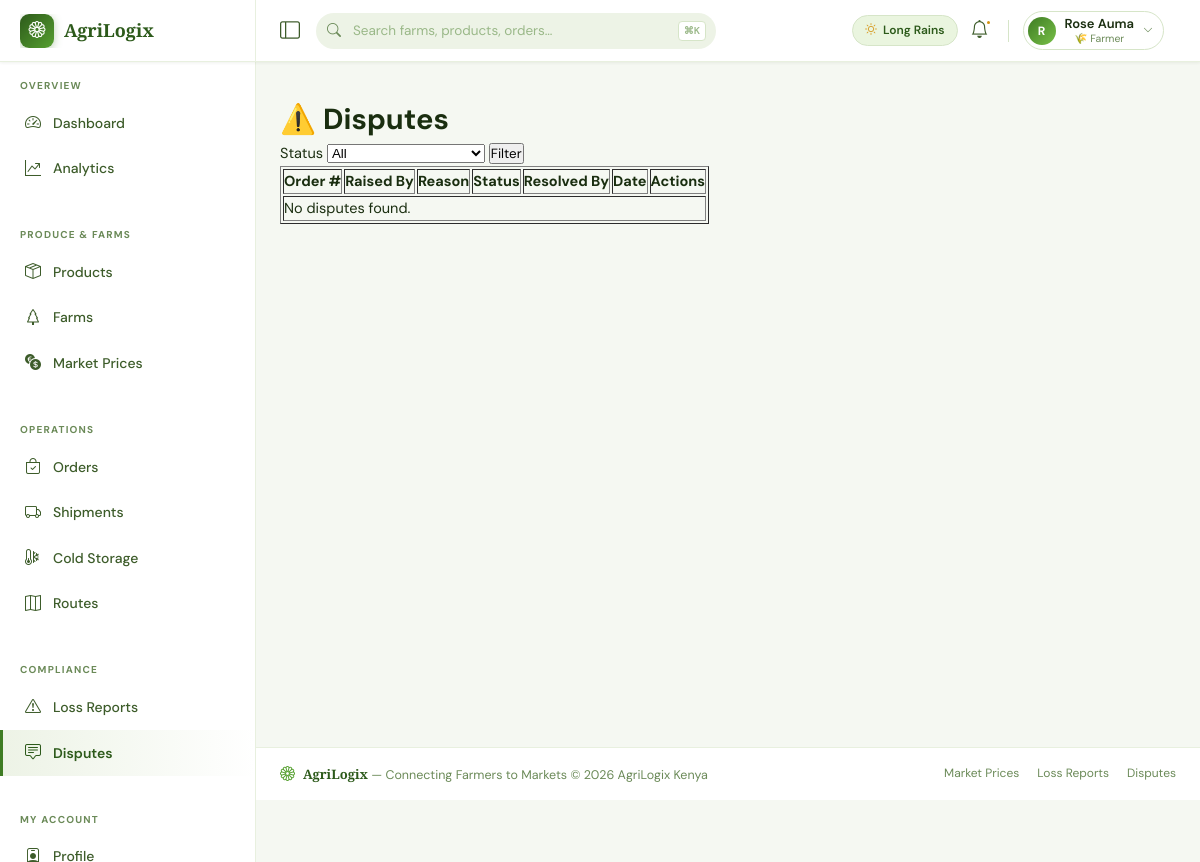
The page /disputes/ (signed in) on the database its author committed.
### web_app/models.py (models this page shows, shortened)
class User(AbstractUser):
    ROLE_CHOICES = [
        ('farmer', '🌾 Farmer'),
        ('buyer', '🏪 Buyer / Market'),
        ('driver', '🚛 Logistics Driver'),
        ('cold_storage', '❄️ Cold Storage Operator'),
        ('admin', '⚙️ Platform Admin'),
    ]
    role = models.CharField(max_length=20, choices=ROLE_CHOICES, default='buyer')
    phone = models.CharField(max_length=20, unique=True, null=True, blank=True)
    profile_photo = models.ImageField(upload_to='profiles/', null=True, blank=True)
    location = models.CharField(max_length=255, blank=True)
    latitude = models.DecimalField(max_digits=9, decimal_places=6, null=True, blank=True)
    longitude = models.DecimalField(max_digits=9, decimal_places=6, null=True, blank=True)
    is_verified = models.BooleanField(default=False)
    rating = models.DecimalField(max_digits=3, decimal_places=2, default=0.00)
    total_transactions = models.PositiveIntegerField(default=0)
    created_at = models.DateTimeField(auto_now_add=True)
    updated_at = models.DateTimeField(auto_now=True)
    class Meta:
        verbose_name = "User"
        verbose_name_plural = "Users"

### web_app/views.py (the view)
# urls.py: path('disputes/', views.dispute_list_view, name='dispute_list'),
@login_required
def dispute_list_view(request):
    if request.user.role == 'admin':
        disputes = Dispute.objects.all()
    else:
        disputes = Dispute.objects.filter(
            Q(raised_by=request.user) |
            Q(order__buyer=request.user) |
            Q(order__farmer=request.user)
        )
    status_filter = request.GET.get('status')
    if status_filter:
        disputes = disputes.filter(status=status_filter)
    return render(request, 'disputes/list.html', {
        'disputes': disputes.select_related('order', 'raised_by').order_by('-created_at'),
        'status_choices': Dispute.STATUS,
    })

### templates/disputes/list.html (shortened to what this page needs)
{% extends 'base.html' %}
{% block content %}
<h1>⚠️ Disputes</h1>
<form method="get">
    <label>Status
        <select name="status">
            <option value="">All</option>
        </select>
    </label>
    <button type="submit">Filter</button>
</form>
<table border="1">
    <thead>
        <tr>
            <th>Order #</th><th>Raised By</th><th>Reason</th><th>Status</th>
            <th>Resolved By</th><th>Date</th><th>Actions</th>
        </tr>
    </thead>
    <tbody>
        {% for dispute in disputes %}
        <tr>
            <td><a href="{% url 'order_detail' dispute.order.pk %}">{{ dispute.order.order_number }}</a></td>
            <td>{{ dispute.raised_by.get_full_name }}</td>
            <td>{{ dispute.get_reason_display }}</td>
            <td>{{ dispute.get_status_display }}</td>
            <td>{{ dispute.resolved_by.get_full_name|default:"—" }}</td>
            <td>{{ dispute.created_at|date:"d M Y" }}</td>
            <td>
                {% if user.role == 'admin' and dispute.status != 'resolved' %}
                    <a href="{% url 'dispute_resolve' dispute.pk %}">Resolve</a>
                {% endif %}
            </td>
        </tr>
        {% empty %}
        <tr><td colspan="7">No disputes found.</td></tr>
        {% endfor %}
    </tbody>
</table>
{% endblock %}

### templates/base.html (shortened to what this page needs)
<!DOCTYPE html>
<html lang="en">
<head>
    <link href="https://cdn.jsdelivr.net/npm/bootstrap-icons@1.11.3/font/bootstrap-icons.min.css" rel="stylesheet">
</head>
<body>
<nav id="topnav" role="banner">
    <div class="nav-brand-zone">
        <a href="{% url 'dashboard' %}" style="display:flex;align-items:center;gap:10px;overflow:hidden;">
            <div class="brand-logo"><i class="bi bi-flower1"></i></div>
            <span class="brand-text">AgriLogix</span>
        </a>
    </div>
    <div class="nav-controls">
        <button class="sidebar-toggle-btn" id="sidebarToggle" aria-label="Toggle sidebar" title="Toggle navigation">
            <i class="bi bi-layout-sidebar"></i>
        </button>
        <div class="nav-search" role="search">
            <input type="text" id="globalSearch" placeholder="Search farms, products, orders…" autocomplete="off" aria-label="Global search">
            <span class="search-kbd">⌘K</span>
        </div>
        <div class="nav-right">
            {% if user.is_authenticated %}
            <div class="season-chip">
                <i class="bi bi-sun" style="color:var(--amber-400);"></i> Long Rains
            </div>
            <a href="{% url 'notification_list' %}" class="nav-icon-btn" aria-label="Notifications">
                <i class="bi bi-bell"></i>
                {% if unread_count %}
                    <span class="notif-count">{{ unread_count }}</span>
                {% else %}
                    <span class="notif-pip"></span>
                {% endif %}
            </a>
            <div class="profile-dropdown">
                <button class="profile-btn" id="profileToggle" aria-haspopup="true" aria-expanded="false">
                    <div class="p-avatar">{{ user.get_full_name|default:user.username|first|upper }}</div>
                    <div class="p-info">
                        <span class="p-name">{{ user.get_full_name|default:user.username }}</span>
                        <span class="p-role">{{ user.get_role_display }}</span>
                    </div>
                    <i class="bi bi-chevron-down p-chevron"></i>
                </button>
            </div>
            {% else %}
            <div class="auth-links">
                <a href="{% url 'login' %}" class="btn-ghost">Sign In</a>
                <a href="{% url 'register' %}" class="btn-solid">Get Started</a>
            </div>
            {% endif %}
        </div>
    </div>
</nav>
<div id="layout">
    <aside id="sidebar" role="navigation" aria-label="Main navigation">
        <div class="sidebar-inner">
            <span class="sb-section-label">Overview</span>
            <a href="{% url 'dashboard' %}" class="sidebar-link"><i class="bi bi-speedometer2"></i> Dashboard</a>
            <a href="{% url 'analytics_dashboard' %}" class="sidebar-link"><i class="bi bi-graph-up-arrow"></i> Analytics</a>
            <span class="sb-section-label">Produce &amp; Farms</span>
            <a href="{% url 'product_list' %}" class="sidebar-link"><i class="bi bi-box-seam"></i> Products</a>
            <a href="{% url 'farm_list' %}" class="sidebar-link"><i class="bi bi-tree"></i> Farms</a>
            <a href="{% url 'market_prices' %}" class="sidebar-link"><i class="bi bi-currency-exchange"></i> Market Prices</a>
            <span class="sb-section-label">Operations</span>
            <a href="{% url 'order_list' %}" class="sidebar-link"><i class="bi bi-bag-check"></i> Orders</a>
            <a href="{% url 'shipment_list' %}" class="sidebar-link"><i class="bi bi-truck"></i> Shipments</a>
            <a href="{% url 'cold_storage_list' %}" class="sidebar-link"><i class="bi bi-thermometer-snow"></i> Cold Storage</a>
            <a href="{% url 'route_list' %}" class="sidebar-link"><i class="bi bi-map"></i> Routes</a>
            <span class="sb-section-label">Compliance</span>
            <a href="{% url 'loss_report_list' %}" class="sidebar-link"><i class="bi bi-exclamation-triangle"></i> Loss Reports</a>
            <a href="{% url 'dispute_list' %}" class="sidebar-link"><i class="bi bi-chat-square-text"></i> Disputes</a>
            {% if user.is_authenticated %}
            <span class="sb-section-label">My Account</span>
            <a href="{% url 'profile' %}" class="sidebar-link"><i class="bi bi-person-badge"></i> Profile</a>
            {% endif %}
        </div>
    </aside>
    <div id="page-content">
        <div id="breadcrumb-wrap">{% block breadcrumb %}{% endblock %}</div>
        <main id="main-content">
            {% block content %}{% endblock %}
        </main>
        <footer id="footer">
            <div class="footer-brand">
                <i class="bi bi-flower1" style="color:var(--green-400);font-size:15px;"></i>
                <span><strong>AgriLogix</strong> — Connecting Farmers to Markets &copy; {% now "Y" %} AgriLogix Kenya</span>
            </div>
            <nav class="footer-links" aria-label="Footer links">
                <a href="{% url 'market_prices' %}">Market Prices</a>
                <a href="{% url 'loss_report_list' %}">Loss Reports</a>
                <a href="{% url 'dispute_list' %}">Disputes</a>
            </nav>
        </footer>
    </div>
</div>
</body>
</html>

### rows shown on the page
User: get_full_name|first "R", get_full_name "Rose Auma", role "🌾 Farmer"
